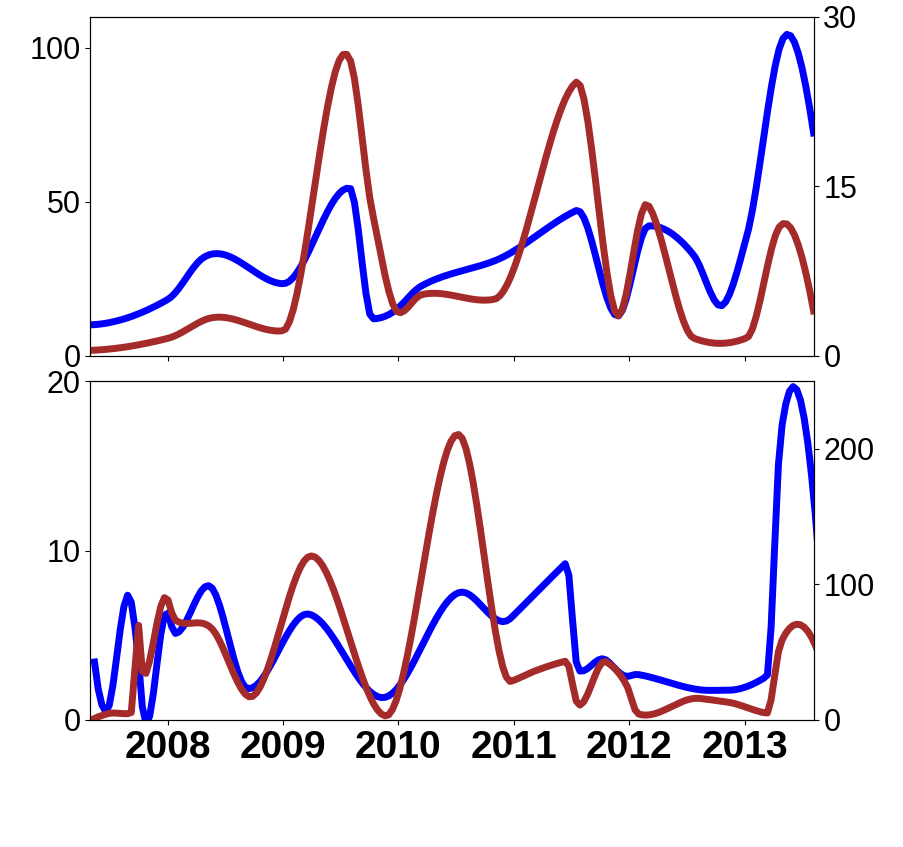

This figure's Python source:
# WarmColdDiffALL.py
from __future__ import print_function
#import openpyxl
import matplotlib.pyplot as plt
import matplotlib.cbook as cbook
import matplotlib.dates as mdates
from scipy import interpolate 
from scipy import signal
from scipy.stats import ttest_ind
from scipy.stats import pearsonr
import numpy as np
import pandas as pd
import datetime

# importo datos de excel y paso valores al array arnum
#libro = openpyxl.load_workbook('compWC.xlsx')
#hoja = libro.get_sheet_by_name('h3')
ar = pd.read_excel('compWC.xlsx','h3', header=0, index_col=None, na_values=['NA'])
arnum=ar.values

# cuento cuantas muestras hay en BZ y N
sizeBZ=0
for a in arnum[:,0]:
	if a == 'BZ':
		sizeBZ+=1
sizeN=0
for a in arnum[:,0]:
	if a == 'N':
		sizeN+=1

# separo los datos calidos y frios para BZ y N (WBZ,CBZ, WN, CN)
WBZ = np.empty((0,14))
CBZ = np.empty((0,14))
for row in range(sizeBZ):
	if arnum[row,1] == 'calido':
		WBZ = np.append(WBZ,[arnum[row,2:16]], axis=0)
	else:
		CBZ= np.append(CBZ,[arnum[row,2:16]], axis=0)	
WN = np.empty((0,14))
CN = np.empty((0,14))
for row in range(sizeBZ,(sizeBZ+sizeN)):
	if arnum[row,1] == 'calido':
		WN = np.append(WN,[arnum[row,2:16]],axis=0)
	else:
		CN = np.append(CN,[arnum[row,2:16]],axis=0)

# paso el coprostanol de BZ a mg/g para no usar valores tan altos
rows, cols = WBZ.shape
for a in range(rows):
	WBZ[a,2] = WBZ[a,2]/1000
print (WBZ[:,1])
rows, cols = CBZ.shape
for a in range(rows):
	CBZ[a,2] = CBZ[a,2]/1000
print (CBZ[:,2])

# imprimo las medias y desvios para cada estacion y variable
print ("Warm vs. Cold\nBZ:")
print ("Flux: %.2f %s %.2f vs. %.2f %s %.2f"%((np.mean(WBZ[:,0])),u"\u00b1",(np.std(WBZ[:,0],dtype=float,ddof=1)),(np.mean(CBZ[:,0])),u"\u00b1",(np.std(CBZ[:,0],dtype=float,ddof=1))))
print ("Coprostanol: %.2f %s %.2f vs. %.2f %s %.2f"%((np.mean(WBZ[:,1])),u"\u00b1",(np.std(WBZ[:,1],dtype=float,ddof=1)),(np.mean(CBZ[:,1])),u"\u00b1",(np.std(CBZ[:,1],dtype=float,ddof=1))))
print ("Total ST: %.2f %s %.2f vs. %.2f %s %.2f"%((np.mean(WBZ[:,2])),u"\u00b1",(np.std(WBZ[:,2],dtype=float,ddof=1)),(np.mean(CBZ[:,2])),u"\u00b1",(np.std(CBZ[:,2],dtype=float,ddof=1))))
print ("N:")
print ("Flux: %.2f %s %.2f vs. %.2f %s %.2f"%((np.mean(WN[:,0])),u"\u00b1",(np.std(WN[:,0],dtype=float,ddof=1)),(np.mean(CN[:,0])),u"\u00b1",(np.std(CN[:,0],dtype=float,ddof=1))))
print ("Coprostanol: %.2f %s %.2f vs. %.2f %s %.2f"%((np.mean(WN[:,1])),u"\u00b1",(np.std(WN[:,1],dtype=float,ddof=1)),(np.mean(CN[:,1])),u"\u00b1",(np.std(CN[:,1],dtype=float,ddof=1))))
print ("Total ST: %.2f %s %.2f vs. %.2f %s %.2f"%((np.mean(WN[:,2])),u"\u00b1",(np.std(WN[:,2],dtype=float,ddof=1)),(np.mean(CN[:,2])),u"\u00b1",(np.std(CN[:,2],dtype=float,ddof=1))))

# creo el fondo de la figura
fig=plt.figure(facecolor='white', figsize=(9,14))
csfont = {'fontname':'Liberation Sans'}

# agrego la serie temporal
time1 = fig.add_axes([0.1, 0.58, 0.8, 0.4])
date = arnum[0:17,16]
flux = arnum[0:17,2]
ndate = np.empty((0,1))
for i in date:
	ndate = np.append(ndate, (mdates.date2num(i)))
#rep = interpolate.splrep(ndate, flux, s=0)
newx = np.linspace(ndate.min(), ndate.max(), 200)
#newy = interpolate.splev(newx,rep)
dd = mdates.num2date(newx)
akima1 = interpolate.Akima1DInterpolator(ndate, flux)
time1.plot(newx, akima1(newx), 'black', linewidth=5, color = 'blue')
time1.plot(date, flux, 'o', color = 'black', markersize=0, markeredgecolor = 'black')
time1.xaxis.set_major_locator(mdates.MonthLocator(interval = 12))
time1.xaxis.set_major_formatter(mdates.DateFormatter('%Y'))
#time1.plot(dd, newy)
plt.ylim(0,110)
plt.yticks(np.arange(0,101,50), size = 22, **csfont)
#time1.set_ylabel('Total particle flux ($\mathregular{10^{3}.m^{3}.s^{-1}}$)', size = 22, position = (1,0), **csfont)
fig.autofmt_xdate(rotation = 90)
time1.tick_params(axis='x', which='major', labelsize=14)
time1.set_xlim([datetime.date(2007,12,1),datetime.date(2014,3,7)])
# ploteo el copr en timeserie
time2 = time1.twinx()
copr = arnum[0:17,4]
# paso el copro a mg/g en el array copr
for a in range (0,17):
	copr[a] = copr[a]/1000
akima2 = interpolate.Akima1DInterpolator(ndate, copr)
time2.plot(newx, akima2(newx), 'brown',linewidth=5 )
time2.plot(date, copr, 'o', color = 'white', markersize=0,markeredgecolor = 'black')
plt.ylim(0,30)
plt.yticks(np.arange(0,31,15), size = 22, **csfont)
#time2.set_ylabel('Coprostanol (mg.$\mathregular{g^{-1}}$)', size = 22, **csfont)
plt.xticks(size = 16, rotation = 'vertical', **csfont)
time2.set_xlim([datetime.date(2007,12,1),datetime.date(2014,3,7)])
plt.setp(time1.get_xticklabels(),visible=False)


"""
Plot N
"""

# agrego la serie temporal N
time3 = fig.add_axes([0.1, 0.15, 0.8, 0.4])
dateN = arnum[18:42,16]
fluxN = arnum[18:42,2]
ndateN = np.empty((0,1))
for i in dateN:
	ndateN = np.append(ndateN, (mdates.date2num(i)))
newxN = np.linspace(ndateN.min(), ndateN.max(), 200)
ddN = mdates.num2date(newxN)
akima3 = interpolate.Akima1DInterpolator(ndateN, fluxN)
time3.plot(newxN, akima3(newxN), 'black', linewidth=5, color = 'blue')
time3.plot(dateN, fluxN, 'o', color = 'black', markersize=0)
time3.xaxis.set_major_locator(mdates.MonthLocator(interval = 12))
time3.xaxis.set_major_formatter(mdates.DateFormatter('%Y'))
plt.ylim(0,20)
plt.yticks(np.arange(0,20.1,10), size = 22, **csfont)
#time3.set_ylabel('Vertical flux (g.$\mathregular{cm^{-2}.day^{-1}}$)', size = 22, **csfont)
fig.autofmt_xdate(rotation = 90)
time3.tick_params(axis='x', which='major', labelsize=14)
plt.xticks(size = 28, rotation='horizontal', weight='bold', **csfont)
time3.set_xlim([datetime.date(2007,12,1),datetime.date(2014,3,7)])

# ploteo el copr N en timeserie
time4 = time3.twinx()
coprN = arnum[18:42,4]
akima4 = interpolate.Akima1DInterpolator(ndateN, coprN)
time4.plot(newxN, akima4(newxN), 'brown', linewidth=5)
time4.plot(dateN, coprN, 'o', color = 'white', markersize=0, markeredgecolor = 'black')
plt.ylim(0,250)
plt.yticks(np.arange(0,251,100), size = 22, **csfont)
#time4.set_ylabel('Coprostanol (ug.$\mathregular{g^{-1}}$)', size = 22, **csfont)
time4.set_xlim([datetime.date(2007,12,1),datetime.date(2014,3,7)])


plt.show()
